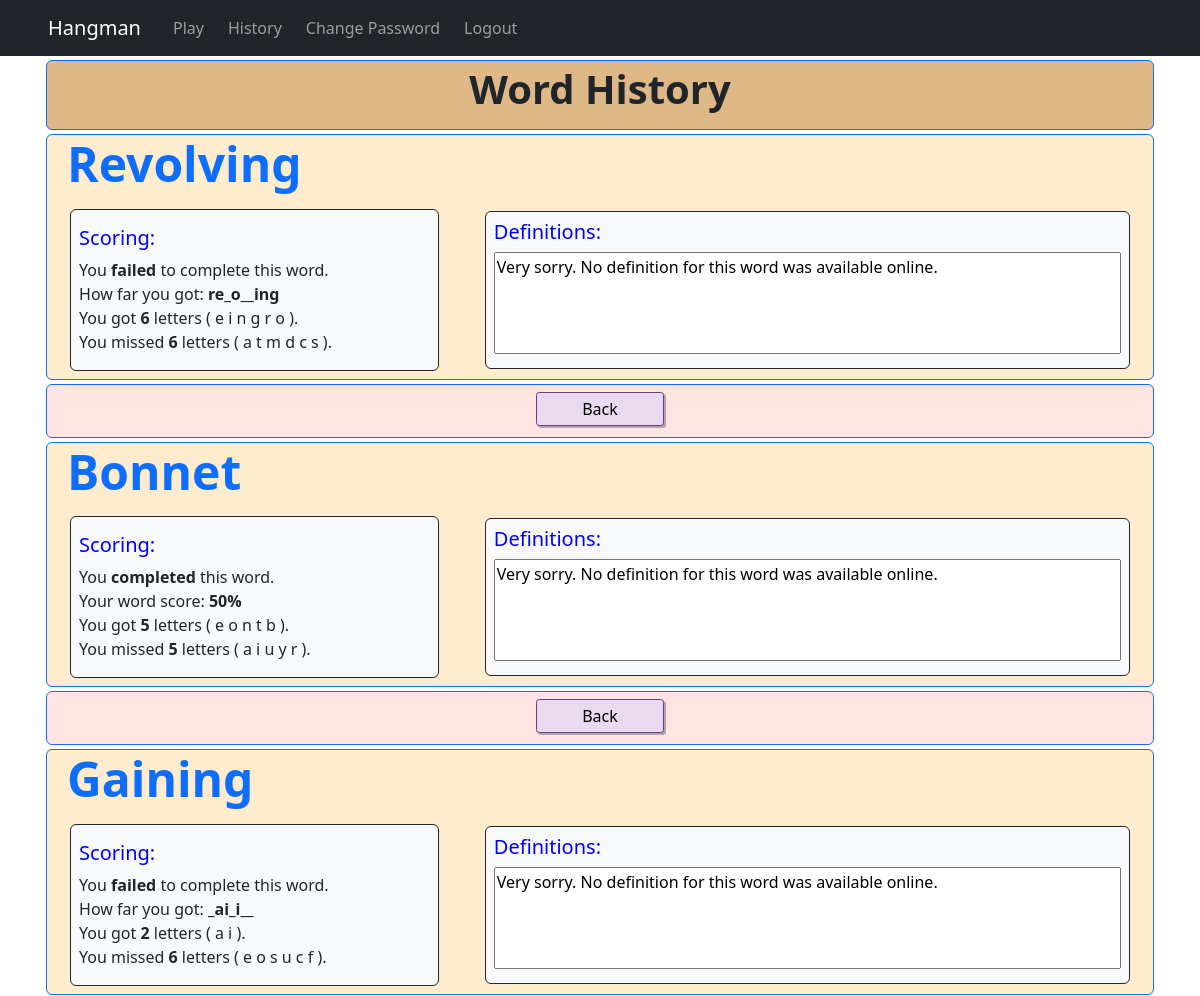
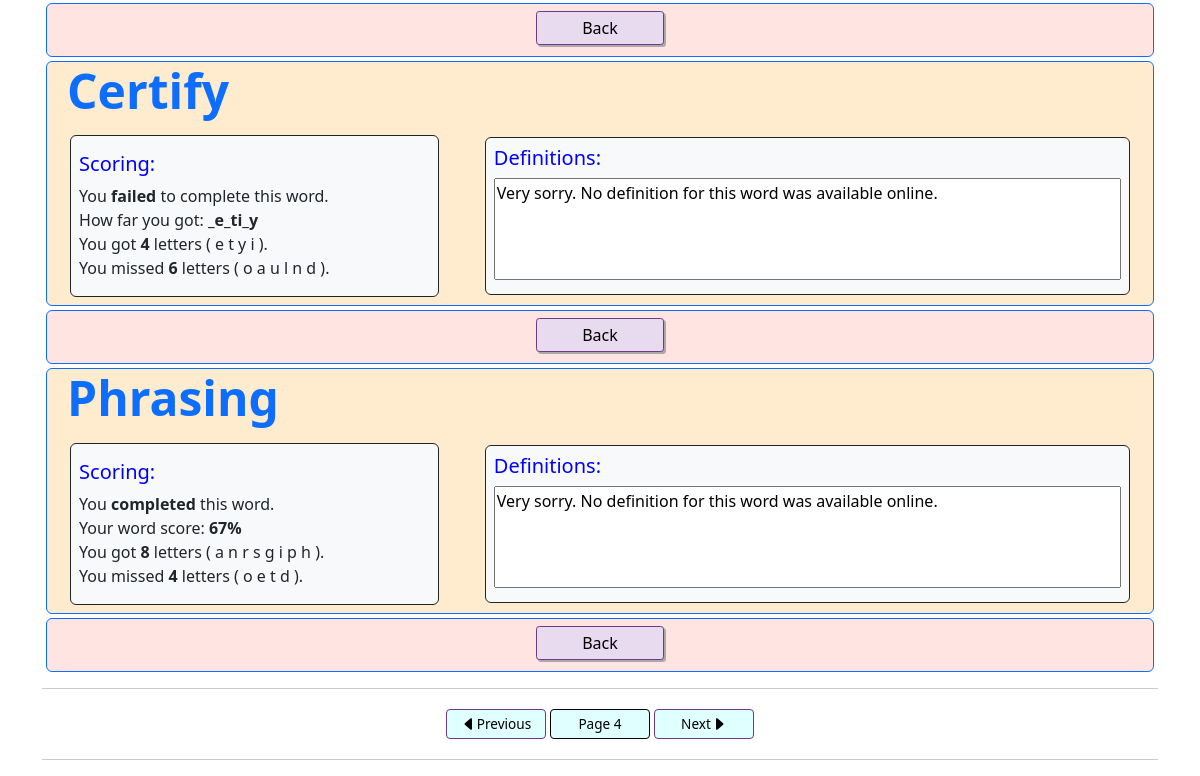
The page /history?page=4 (signed in) on the database its author committed (2 pictures, top to bottom).
### hangmanapp/models.py (models this page shows, shortened)
class UserWordHistory(models.Model):
    user = models.ForeignKey(User, on_delete = models.CASCADE)
    word = models.CharField(max_length = 60, blank = True, null = True)
    player_word = models.CharField(max_length = 60, blank = True, null = True)
    hits = models.PositiveIntegerField(default = 0)
    misses = models.PositiveIntegerField(default = 0)
    used_letters = models.CharField(max_length = 30, blank = True, null = True)
    complete = models.BooleanField(default = False)
    won = models.BooleanField(default = False)
    """
    Superceded. This was the initial idea, but I have decided that there is
    nothing wrong with repeating words, only not too frequently.
    An implementation of the improved mechanism is in functions.py.
    class Meta:
        unique_together = ["user", "word"]
    """

### hangmanapp/views.py (the view)
# urls.py: path("history", views.history_view, name = "history"),
@login_required
def history_view(request):
    if request.method == "GET":
        user_history = UserWordHistory.objects.filter(user = request.user).exclude(complete = False).order_by("-id")
        paginate = Paginator(user_history, 5)
        page = request.GET.get("page")
        try:
            user_word_list = paginate.get_page(page)
        except PageNotAnInteger:
            user_word_list = paginate.get_page(1)
        paginator_data = {
            "has_next": user_word_list.has_next(),
            "has_previous": user_word_list.has_previous(),
            "next_page_number": user_word_list.next_page_number() if user_word_list.has_next() else None,
            "previous_page_number": user_word_list.previous_page_number() if user_word_list.has_previous() else None,
            "current_page_number": page
        }
        historic_data = list()
        for record in user_word_list:
            score = round((record.hits / (record.hits + record.misses)) * 100) if record.won else 0
            word_struct_dict = {
                "id": record.id,
                "word": record.word,
                "p_word": record.player_word,
                "hit_num": record.hits,
                "miss_num": record.misses,
                "won": record.won,
                "win_chars": [c for c in list(record.used_letters) if c in record.player_word],
                "miss_chars": [c for c in list(record.used_letters) if c not in record.player_word],
                "win_score": f"{score}%"
            }
            historic_data.append(word_struct_dict)
        context = {"historic_data": historic_data, "page_data": paginator_data}
        return render(request, "hangmanapp/history.html", context = context)
    else:
        return HttpResponse("ERROR: POST requested in User History.")

### hangmanapp/templates/hangmanapp/history.html (shortened to what this page needs)
{% extends "hangmanapp/layout.html" %}
{% block head %}
    {% load static %}
    <link rel="stylesheet" href="{% static 'hangmanapp/gamestyles.css' %}">
{% endblock %}
{% block body %}
    <div class="container-md justify-content-center">
        {% if historic_data %}
            <div class="row m-1 border border-primary rounded justify-content-around" style="background-color: burlywood;">
                <div class="col text-center px-3 pb-1 m-1">
                    <h3 class="text-dark display-6 fw-bold">Word History</h3>
                </div>
            </div>
            {% for record in historic_data %}
                <div class="row m-1 border border-primary rounded justify-content-around" style="background-color: blanchedalmond;">
                    <div class="col-12">
                        <div name="recordFrame" class="row d-flex justify-content-around align-items-center">
                            <div class="col-12">
                                <h1 class="text-primary display-5 fw-bold ms-2">{{ record.word.capitalize }}</h1>
                            </div>
                            <div class="col-11 col-lg-4 border border-dark bg-light rounded m-2 px-2 py-3">
                                <h5 style="color: blue;">Scoring:</h5>
                                {% if record.won == True %}
                                    You <b>completed</b> this word.<br>Your word score: <b>{{ record.win_score }}</b><br>
                                {% else %}
                                    You <b>failed</b> to complete this word. <br>How far you got: <strong>{{ record.p_word }}</strong><br>
                                {% endif %}
                                You got <strong>{{ record.hit_num }}</strong> letters (
                                    {% for c in record.win_chars %}
                                        {{ c }}
                                    {% empty %}
                                        -
                                    {% endfor %}
                                ).<br>
                                You missed <strong>{{ record.miss_num }}</strong> letters (
                                    {% for c in record.miss_chars %}
                                        {{ c }}
                                    {% empty %}
                                        -
                                    {% endfor %}
                                ).
                            </div>
                            <div name="definitionFrame" class="col-11 col-lg-7 border border-dark bg-light rounded m-2 p-2">
                                <h5 style="color: blue;">Definitions:</h5>
                                <textarea class="defTextArea" style="width: 100%; resize: none;" rows="4" readonly></textarea>
                            </div>
                        </div>
                    </div>
                </div>
                <div class="row m-1 border border-primary rounded justify-content-around" style="background-color: MistyRose;">
                    <div class="col text-center px-3 pb-1 m-1">
                        <a href="{% url 'home' %}"><input class="formBtn mx-1" type="button" value="Back"></a>
                    </div>
                </div>
            {% endfor %}
        {% endif %}
        <hr>
        <div class="d-flex justify-content-center p-1">
            {% if page_data %}
                {% if page_data.has_previous %}
                    <a style="text-decoration: none;" href="?page={{ page_data.previous_page_number }}"><button type="button" class="pageBtn btn btn-sm"><img src="{% static 'hangmanapp/caret-left-fill.svg' %}" alt="O">Previous</button></a>
                {% else %}
                    <button type="button" class="pageBtn btn btn-sm"><img src="{% static 'hangmanapp/caret-left.svg' %}" alt="O">Previous</button>
                {% endif %}
                <button type="button" class="pageBtn btn btn-sm" disabled>Page {{ page_data.current_page_number }}</button>
                {% if page_data.has_next %}
                    <a style="text-decoration: none;" href="?page={{ page_data.next_page_number }}"><button type="button" class="pageBtn btn btn-sm">Next<img src="{% static 'hangmanapp/caret-right-fill.svg' %}" alt="O"></button></a>
                {% else %}
                    <button type="button" class="pageBtn btn btn-sm">Next<img src="{% static 'hangmanapp/caret-right.svg' %}" alt="O"></button>
                {% endif %}
            {% endif %}
        </div>
        <hr>
    </div>
{% endblock %}

### hangmanapp/static/hangmanapp/gamestyles.css (style rules this page uses)
input.formBtn { background-color: #e8daef; padding-left: 1rem; padding-right: 1rem; padding-top: 0.25rem; padding-bottom: 0.25rem; border: 1px solid #6e3a88; border-radius: 0.2rem; box-shadow: 2px 2px #aaa; color: black; min-width: 8rem; margin-top: 3px; margin-bottom: 3px; }
button.pageBtn { display: flex; color: black; align-items: center; justify-content: center; background-color: #e0ffff; border: #2e86c1; border: 1px solid #6e3a88; margin-left: 2px; margin-right: 2px; min-width: 100px; font-size: 0.85rem; }
button.pageBtn:disabled { background-color: #e0ffff; opacity: 1; color: black; }

### rows shown on the page
UserWordHistory: word "Revolving", p_word "re_o__ing", hit_num "6", win_chars "e" "i" "n" "g" "r" "o", miss_num "6", miss_chars "a" "t" "m" "d" "c" "s"
UserWordHistory: word "Bonnet", win_score "50%", hit_num "5", win_chars "e" "o" "n" "t" "b", miss_num "5", miss_chars "a" "i" "u" "y" "r"
UserWordHistory: word "Gaining", p_word "_ai_i__", hit_num "2", win_chars "a" "i", miss_num "6", miss_chars "e" "o" "s" "u" "c" "f"
UserWordHistory: word "Certify", p_word "_e_ti_y", hit_num "4", win_chars "e" "t" "y" "i", miss_num "6", miss_chars "o" "a" "u" "l" "n" "d"
UserWordHistory: word "Phrasing", win_score "67%", hit_num "8", win_chars "a" "n" "r" "s" "g" "i" "p" "h", miss_num "4", miss_chars "o" "e" "t" "d"

### other values the page prints
{{ page_data.current_page_number }} "4"
